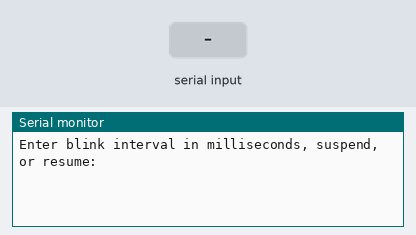
A sketch run on a simulated ESP32. Parts: the last lines printed to the serial monitor. Inputs (shaded band) come from the test bench.

Above: at 1.7 s.
1.8 s: "suspend\n" received over Serial
At 2.2 s:
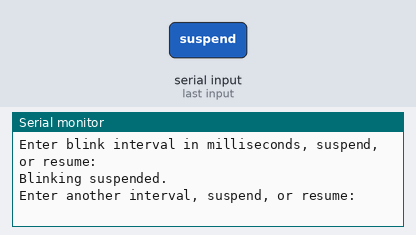
3.3 s: "resume\n" received over Serial
At 4.5 s:
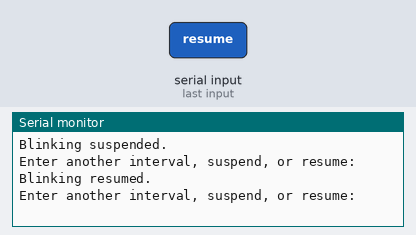
4.8 s: "1\n" received over Serial
At 5.7 s:
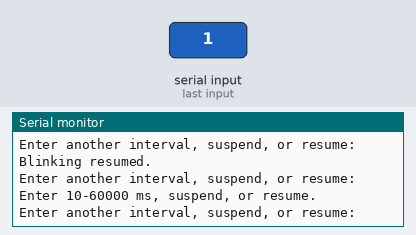

Measured:
- after the input at 1.8 s, the serial monitor: prints a new line at once (image 1)
- after the input at 3.3 s, the serial monitor: prints a new line at once (image 2)
- after the input at 4.8 s, the serial monitor: prints a new line at once (image 3)

The sketch:

Lab2InputTest.ino
```cpp
#define RGB_BUILTIN 38
#define RGB_BRIGHTNESS 50

volatile uint32_t blinkIntervalMs = 500;

TaskHandle_t ledTaskHandle = NULL;

void taskA(void *parameter) {
  char input[16];
  size_t inputLength = 0;

  Serial.println("Enter blink interval in milliseconds, suspend, or resume:");

  for (;;) {
    while (Serial.available() > 0) {
      char c = Serial.read();

      if (c == '\n' || c == '\r') {
        if (inputLength > 0) {
          input[inputLength] = '\0';

          if (strcmp(input, "suspend") == 0) {
            if (ledTaskHandle != NULL) {
              vTaskSuspend(ledTaskHandle);
              Serial.println("Blinking suspended.");
            }
          }
          else if (strcmp(input, "resume") == 0) {
            if (ledTaskHandle != NULL) {
              vTaskResume(ledTaskHandle);
              Serial.println("Blinking resumed.");
            }
          }
          else {
            char *endPointer;
            unsigned long requestedInterval = strtoul(input, &endPointer, 10);

            if (*endPointer == '\0' &&
                requestedInterval >= 10 &&
                requestedInterval <= 60000) {
              blinkIntervalMs = requestedInterval;

              Serial.print("Blink interval changed to ");
              Serial.print(blinkIntervalMs);
              Serial.println(" ms");
            } else {
              Serial.println(
                  "Enter 10-60000 ms, suspend, or resume.");
            }
          }

          inputLength = 0;
          Serial.println(
              "Enter another interval, suspend, or resume:");
        }
      }
      else if (inputLength < sizeof(input) - 1) {
        input[inputLength++] = c;
      }
    }

    vTaskDelay(pdMS_TO_TICKS(10));
  }
}

void taskB(void *parameter) {
  for (;;) {
    neopixelWrite(RGB_BUILTIN, RGB_BRIGHTNESS, 0, 0);

    uint32_t interval = blinkIntervalMs;
    vTaskDelay(pdMS_TO_TICKS(interval));

    neopixelWrite(RGB_BUILTIN, 0, 0, 0);

    interval = blinkIntervalMs;
    vTaskDelay(pdMS_TO_TICKS(interval));
  }
}

void setup() {
  Serial.begin(115200);
  delay(500);

  xTaskCreatePinnedToCore(
      taskA,
      "Task A",
      4096,
      NULL,
      2,
      NULL,
      1);

  xTaskCreatePinnedToCore(
      taskB,
      "Task B",
      2048,
      NULL,
      1,
      &ledTaskHandle,
      1);
}

void loop() {
}
```
